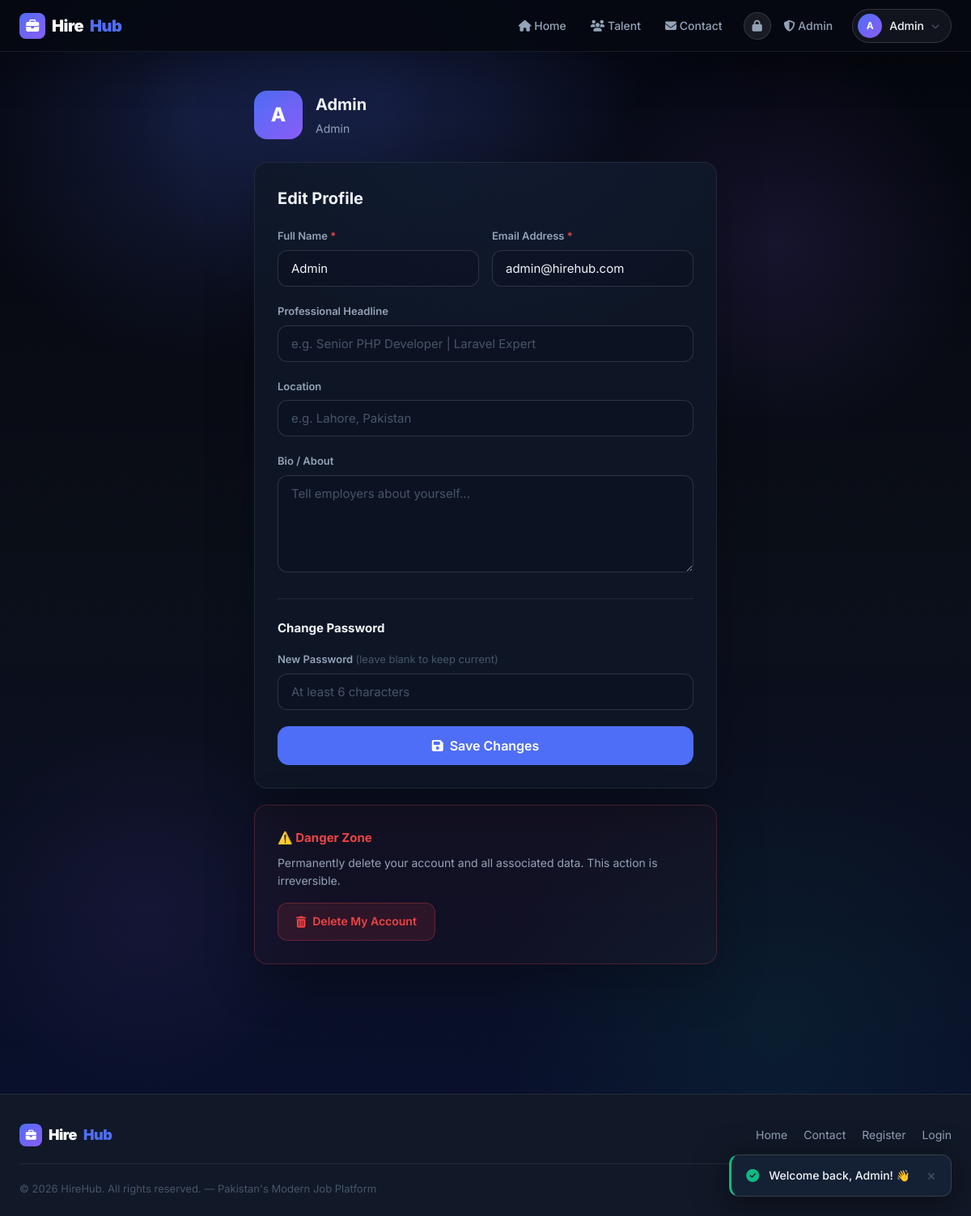
The app's page /profile.php (signed in) with its own data.
### tables this page shows
CREATE TABLE IF NOT EXISTS users (
    id               INT           AUTO_INCREMENT PRIMARY KEY,
    name             VARCHAR(255)  NOT NULL,
    email            VARCHAR(255)  NOT NULL UNIQUE,
    password         VARCHAR(255)  NOT NULL,
    role             ENUM('seeker','employer','admin') NOT NULL DEFAULT 'seeker',
    phone            VARCHAR(50)   DEFAULT NULL,
    location         VARCHAR(150)  DEFAULT NULL,
    bio              TEXT          DEFAULT NULL,
    profile_pic      VARCHAR(500)  DEFAULT NULL,
    headline         VARCHAR(255)  DEFAULT NULL,           
    company_name     VARCHAR(255)  DEFAULT NULL,           
    company_location VARCHAR(255)  DEFAULT NULL,           
    is_active        TINYINT(1)    NOT NULL DEFAULT 1,     
    created_at       TIMESTAMP     DEFAULT CURRENT_TIMESTAMP,
    INDEX idx_email  (email),
    INDEX idx_role   (role),
    INDEX idx_active (is_active)
);

### config.php (called while the page is built, shortened)
<?php
$conn = new mysqli(DB_HOST, DB_USER, DB_PASS, DB_NAME);
$conn->set_charset('utf8mb4');
function isLoggedIn(): bool {
    return isset($_SESSION['user_id']);
}
function getCurrentUser(): ?array {
    global $conn;
    $id   = (int)$_SESSION['user_id'];
    $stmt = $conn->prepare("SELECT * FROM users WHERE id = ?");
    $stmt->bind_param('i', $id);
    $stmt->execute();
    $res  = $stmt->get_result();
    return ($res->num_rows > 0) ? $res->fetch_assoc() : null;
}
function requireLogin(): array {
    $user = getCurrentUser();
    return $user;
}
function e(string $str): string {
    return htmlspecialchars($str, ENT_QUOTES, 'UTF-8');
}
function initials(string $name): string {
    $parts = explode(' ', trim($name));
    $init  = strtoupper(substr($parts[0], 0, 1));
    return $init;
}

### profile.php (the view, shortened to what this page needs)
<?php
require_once 'config.php';
$user    = requireLogin();
require 'header.php';
?>
<main class="page-body">
<div class="container" style="max-width:620px;">
    <div style="display:flex;align-items:center;gap:16px;margin-bottom:28px;">
        <div style="width:60px;height:60px;border-radius:16px;background:linear-gradient(135deg,var(--accent),var(--purple));display:flex;align-items:center;justify-content:center;font-size:24px;font-weight:800;color:#fff;flex-shrink:0;">
            <?= initials($user['name']) ?>
        </div>
        <div>
            <h1 class="h3"><?= e($user['name']) ?></h1>
            <p style="color:var(--text2);font-size:14px;margin-top:3px;">
                <?= ucfirst($user['role']) ?>
            </p>
        </div>
    </div>
    <div class="card" style="margin-bottom:20px;">
        <h3 class="h3" style="margin-bottom:20px;">Edit Profile</h3>
        <form method="POST" action="profile.php">
            <div style="display:grid;grid-template-columns:1fr 1fr;gap:16px;">
                <div class="form-group">
                    <label class="form-label">Full Name <span style="color:var(--red);">*</span></label>
                    <input type="text" name="name" class="form-control" value="<?= e($user['name']) ?>" required>
                </div>
                <div class="form-group">
                    <label class="form-label">Email Address <span style="color:var(--red);">*</span></label>
                    <input type="email" name="email" class="form-control" value="<?= e($user['email']) ?>" required>
                </div>
            </div>
            <div class="form-group">
                <label class="form-label">Professional Headline</label>
                <input type="text" name="headline" class="form-control"
                       placeholder="e.g. Senior PHP Developer | Laravel Expert"
                       value="<?= e($user['headline'] ?? '') ?>">
            </div>
            <div class="form-group">
                <label class="form-label">Location</label>
                <input type="text" name="location" class="form-control"
                       placeholder="e.g. Lahore, Pakistan"
                       value="<?= e($user['location'] ?? '') ?>">
            </div>
            <div class="form-group">
                <label class="form-label">Bio / About</label>
                <textarea name="bio" class="form-control" rows="4"
                          placeholder="Tell employers about yourself..."><?= e($user['bio'] ?? '') ?></textarea>
            </div>
            <hr class="divider">
            <h4 style="font-size:15px;margin-bottom:16px;">Change Password</h4>
            <div class="form-group">
                <label class="form-label">New Password <span style="color:var(--text3);font-weight:400;">(leave blank to keep current)</span></label>
                <input type="password" name="new_password" class="form-control" placeholder="At least 6 characters">
            </div>
            <button type="submit" class="btn btn-primary btn-lg btn-block">
                <i class="fa fa-save"></i> Save Changes
            </button>
        </form>
    </div>
    <div class="card" style="border-color:rgba(239,68,68,0.25);background:rgba(239,68,68,0.03);">
        <h4 style="color:var(--red);margin-bottom:8px;font-size:15px;">⚠️ Danger Zone</h4>
        <p style="color:var(--text2);font-size:14px;line-height:1.6;margin-bottom:16px;">
            Permanently delete your account and all associated data. This action is irreversible.
        </p>
        <a href="delete-account.php"
           onclick="return confirm('FINAL WARNING: Delete your account and ALL your data permanently?')"
           class="btn btn-danger">
            <i class="fa fa-trash-alt"></i> Delete My Account
        </a>
    </div>
</div>
</main>
<?php require 'footer.php'; ?>

### header.php (shortened to what this page needs)
<?php
require_once 'config.php';
$_currentUser = getCurrentUser();
$__currentPage = basename($_SERVER['PHP_SELF']);
?>
<!DOCTYPE html>
<html lang="en">
<head>
    <link rel="stylesheet" href="https://cdnjs.cloudflare.com/ajax/libs/font-awesome/6.5.0/css/all.min.css">
</head>
<body>
<header class="navbar">
    <div class="navbar-inner">
        <a href="index.php" class="nav-logo">
            <div class="logo-icon"><i class="fa-solid fa-briefcase"></i></div>
            Hire<span>Hub</span>
        </a>
        <nav class="nav-links">
            <a href="index.php"
               class="nav-link <?= $__currentPage === 'index.php' ? 'active' : '' ?>">
                <i class="fa fa-home"></i> Home
            </a>
            <a href="candidates.php"
               class="nav-link <?= $__currentPage === 'candidates.php' ? 'active' : '' ?>">
                <i class="fa fa-users"></i> Talent
            </a>
            <a href="contact.php"
               class="nav-link <?= $__currentPage === 'contact.php' ? 'active' : '' ?>">
                <i class="fa fa-envelope"></i> Contact
            </a>
            <button id="secret-admin-trigger" class="secret-admin-trigger" type="button" aria-label="Secret admin access">
                <i class="fa fa-lock"></i>
            </button>
            <?php if ($_currentUser): ?>
                <?php if ($_currentUser['role'] === 'admin'): ?>
                    <a href="admin/index.php" class="nav-link <?= $__currentPage === 'admin/index.php' ? 'active' : '' ?>">
                        <i class="fa fa-shield-halved"></i> Admin
                    </a>
                <?php endif; ?>
                <div class="user-menu" style="margin-left:8px;">
                    <div class="user-trigger">
                        <div class="nav-avatar">
                            <?= initials($_currentUser['name']) ?>
                        </div>
                        <?= e(explode(' ', $_currentUser['name'])[0]) ?>
                        <i class="fa fa-chevron-down" style="font-size:10px; color:var(--text3);"></i>
                    </div>
                </div>
            <?php else: ?>
                <a href="login.php"    class="btn btn-ghost btn-sm" style="margin-left:6px;">Login</a>
                <a href="register.php" class="btn btn-primary btn-sm" style="margin-left:4px;">Get Started</a>
            <?php endif; ?>
        </nav>
    </div>
</header>
<div id="toast-container"></div>

### records on screen
users: name "A", name "Admin", role "Admin", email "admin@hirehub.com"

### other values on screen
SITE_NAME "HireHub"
